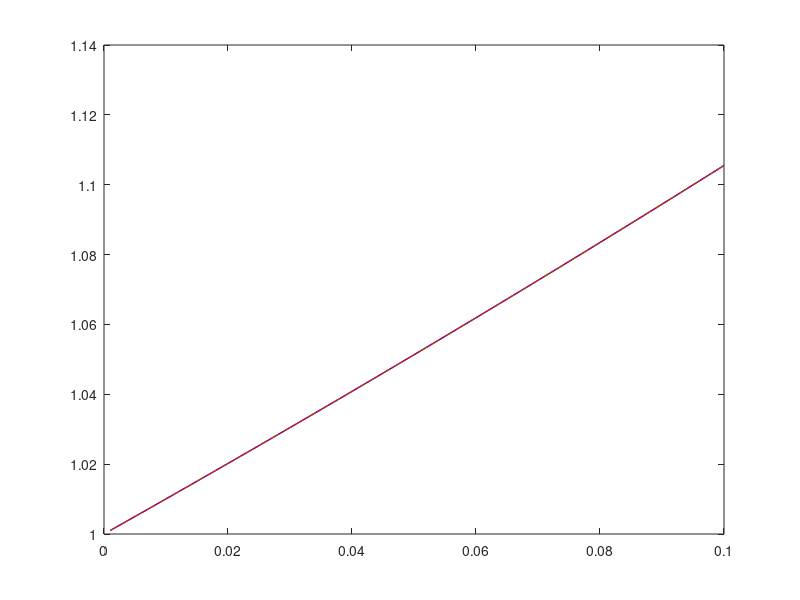

MATLAB code for this plot:
disp("Hello");
function fx = f(x,y)
    fx = x^(2) + y;
end

function yn = euler_fn(yprev,fprev,h)
    yn = yprev + h*fprev;
end

function y = modified_euler(yprev,fprev,fcurrent,h)
    y = yprev + (h/2)*(fprev+fcurrent);
end

function y = y_real(x)
    y = -(x^(2)+2*x+2) + 3*exp(x);
end


h = 0.001;
e_max = 0.00001;
x0 = 0;
y0 = 1;
xlast = 0.1;
format long;

xprev = x0;
yprev = y0;
yprev_euler = yprev;
fprev = f(xprev,yprev);
fprev_euler = fprev;

n = (xlast - x0)/h;
xstart = x0 + h;
x = xstart:h:xlast;
Y= zeros(1,n);
y = zeros(1,n);
y_euler = zeros(1,n);
iterations = zeros(1,n);

for i=1:1:n
    j = 1;
    xcurrent = x(i);
    Y(i) = y_real(xcurrent);
    ycurrent = euler_fn(yprev,fprev,h);
    y_euler(i) = euler_fn(yprev_euler,fprev_euler,h);
    y(i) = ycurrent;
    fcurrent = f(xcurrent,ycurrent);
    yupdated = modified_euler(yprev,fprev,fcurrent,h);
    while abs(ycurrent- yupdated) > e_max
        j = j + 1;
        ycurrent = yupdated;
        fcurrent = f(xcurrent,ycurrent);
        yupdated = modified_euler(yprev,fprev,fcurrent,h);
       
    end
    y(i) = yupdated;
    iterations(i)=j;
    xprev = x(i);
    yprev = y(i);
    yprev_euler= y_euler(i);
    fprev = f(xprev,yprev);
    fprev_euler = f(xprev,yprev_euler);
end

plot(x,Y,"-b","LineWidth",1);
hold on;
plot(x,y_euler,"--g");
plot(x,y,"r");
hold off;